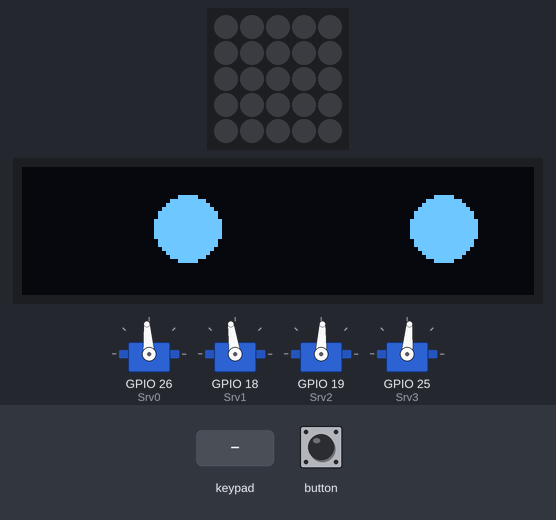
Bench run of a sketch on a simulated ESP32. Parts: 5×5 RGB LED matrix (first LED top left, wired row by row), 128×32 one-colour display, 4 × servo. The test bench sets the inputs (shaded band). Servo pulses on a pin are drawn as a servo (544–2400 µs = 0–180°).

Above: at 2.3 s.
2.4 s: key 'L' pressed
At 3.6 s:
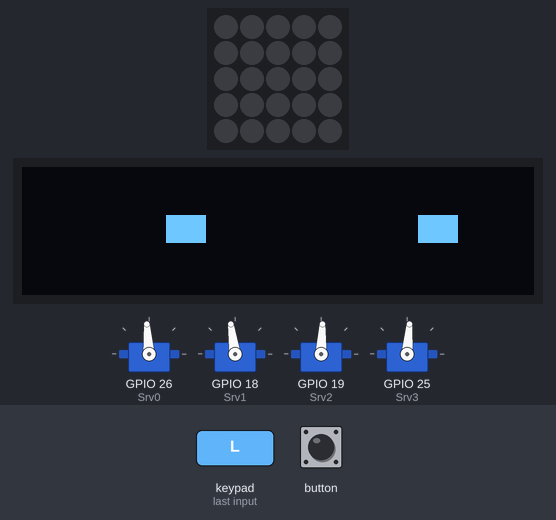
4.6 s: key 'R' pressed
At 5.12 s:
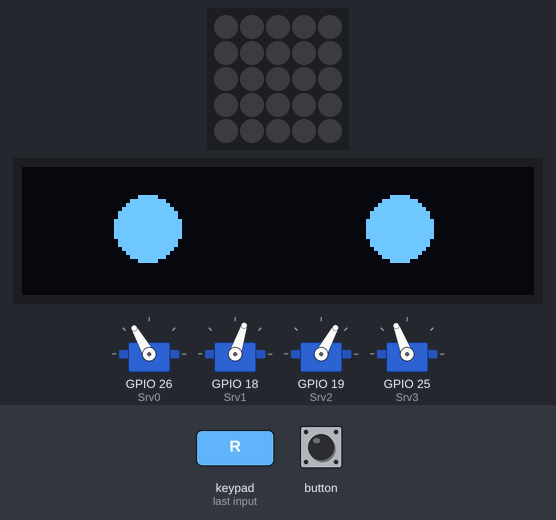
6.7 s: key 'X' pressed
At 6.85 s:
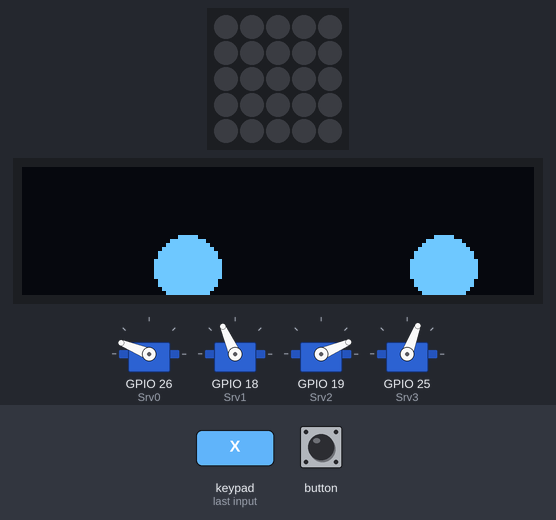
9.7 s: button pressed for 0.15 s
At 9.92 s:
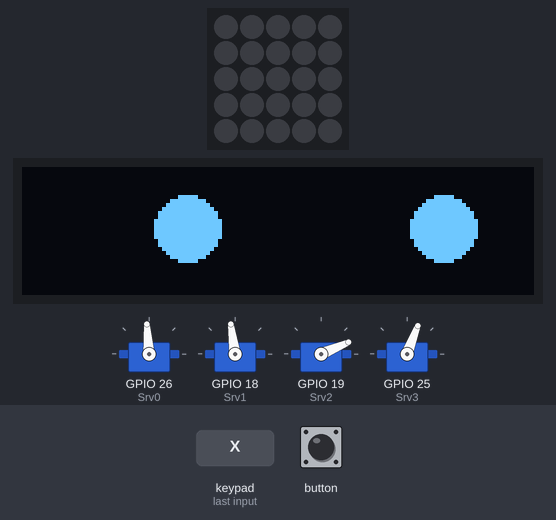
10.4 s: key 'T' pressed
At 10.81 s:
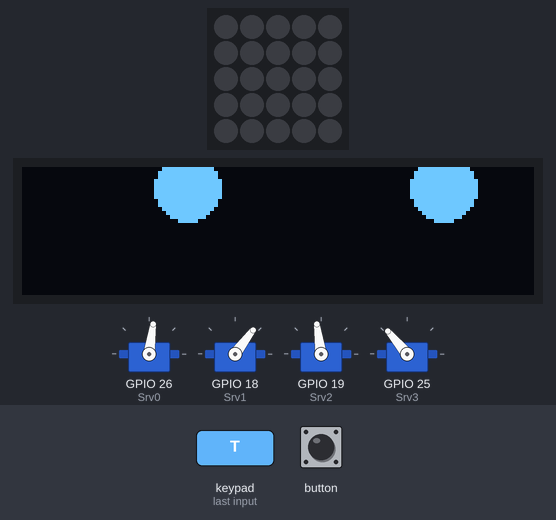
12.2 s: key 'U' pressed
At 12.57 s:
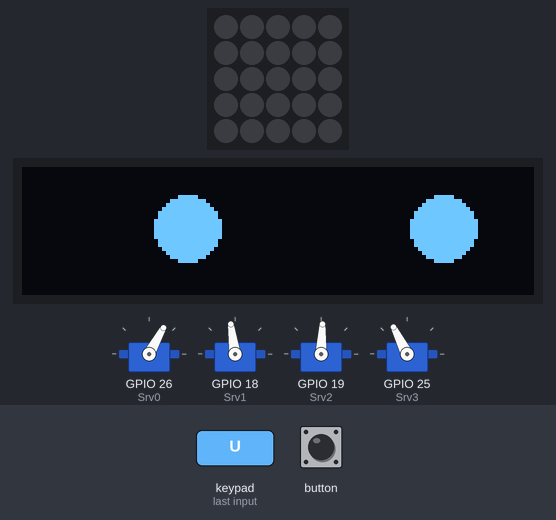
Timing chart, 0 to 15.2 s (numbered marks = the images above; inputs shaded):
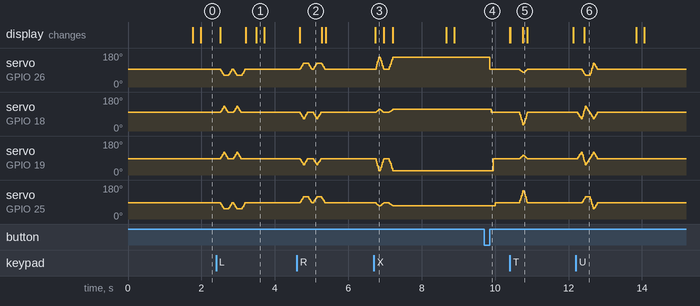

The sketch:

NX22_pico.ino
```cpp
#include "M5Atom.h"
#include <DabbleESP32.h>

#include <Adafruit_GFX.h>
#include <Adafruit_SSD1306.h> //別途「Adafruit BusIO」ライブラリ必要

// OLED設定
#define SCREEN_WIDTH 128  //OLED 幅指定
#define SCREEN_HEIGHT 32  //OLED 高さ指定
#define OLED_RESET -1     //リセット端子（未使用-1）

#define CUSTOM_SETTINGS
#define INCLUDE_GAMEPAD_MODULE

// I2Cに接続されたSSD1306用「display」の宣言
Adafruit_SSD1306 display(SCREEN_WIDTH, SCREEN_HEIGHT, &Wire, OLED_RESET);

// 変数宣言
int cnt = 0;  //ボタンを押した回数カウント用
// FastLED（CRGB構造体）設定
CRGB dispColor(uint8_t r, uint8_t g, uint8_t b) {
  return (CRGB)((r << 16) | (g << 8) | b);
}

const uint8_t Srv0 = 26; //GPIO Right Front
const uint8_t Srv1 = 18; //GPIO Right Back
const uint8_t Srv2 = 19; //GPIO Left Front
const uint8_t Srv3 = 25; //GPIO Left Back

const uint8_t srv_CH0 = 0, srv_CH1 = 1, srv_CH2 = 2, srv_CH3 = 3; //チャンネル
const double PWM_Hz = 50;   //PWM周波数
const uint8_t PWM_level = 14; //PWM 14bit(0～16384)

int pulseMIN = 410;  //0deg 500μsec 50Hz 14bit : PWM周波数(Hz) x 2^14(bit) x PWM時間(μs) / 10^6
int pulseMAX = 2048;  //180deg 2500μsec 50Hz 14bit : PWM周波数(Hz) x 2^14(bit) x PWM時間(μs) / 10^6

int cont_min = 0;
int cont_max = 180;

int angZero[] = {91,95,85,83}; //Trimming
int ang0[4];
int ang1[4];
int ang_b[4];
char ang_c[4];
float ts=100;  //100msごとに次のステップに移る
float td=10;   //20回で分割

int position_status = 0;

// Forward Step
int f_s[4][6]={
  {0,-30,30,0},
  {-30,30,-30,30},
  {-30,0,0,30},
  {30,-30,30,-30}};

// Back Step
int b_s[4][6]={
  {0,30,-30,0},
  {30,-30,30,-30},
  {30,0,0,-30},
  {-30,30,-30,30}};

// Left Turn_Step
int l_s[3][6]={
  {-30,30,30,-30},
  {-30,0,0,-30},
  {0,0,0,0}};

// Right Turn Step
int r_s[3][6]={
  {30,-30,-30,30},
  {30,0,0,30},
  {0,0,0,0}};

// Home position
int h_p[6]={0,0,0,0};

// Up Step
int u_s[6]={-15,-60,15,60};

// Down_Step
int d_s[6]={60,15,-60,-15};

// Right_Down_Step
int rd_s[6]={70,30,0,0};

// Left_Down_Step
int ld_s[6]={0,0,-70,-30};

int angry_state = 0;

void Initial_Value(){  //initial servo angle
  int cn = 50;
  for (int j=0; j <=3; j++){
    Srv_drive(j, angZero[j]);
    ang0[j] = angZero[j];
    ang1[j] = angZero[j];
    delay(cn);
  }
}

void face_clear(){
  display.clearDisplay();     //表示クリア
}

void face_center_eye(void *pvParameters){
  while(1)
  {
    face_clear();
    display.fillCircle(41, 15, 8, WHITE);      //円（塗り潰し）
    display.fillCircle(105, 15, 8, WHITE);      //円（塗り潰し）
    display.display();  //表示実行
    delay(1500);
    face_clear();
    display.fillRect(36, 12, 10, 7,WHITE);      //円（塗り潰し）
    display.fillRect(99, 12, 10, 7, WHITE);      //円（塗り潰し）
    display.display();  //表示実行
    delay(200);
  }
}

void face_center(){
  face_clear();
  display.fillCircle(41, 15, 8, WHITE);      //円（塗り潰し）
  display.fillCircle(105, 15, 8, WHITE);      //円（塗り潰し）
  display.display();  //表示実行
}

void face_up(){
  face_clear();
  display.fillCircle(41, 5, 8, WHITE);      //円（塗り潰し）
  display.fillCircle(105, 5, 8, WHITE);      //円（塗り潰し）
  display.display();  //表示実行
}

void face_down(){
  face_clear();
  display.fillCircle(41, 25, 8, WHITE);      //円（塗り潰し）
  display.fillCircle(105, 25, 8, WHITE);      //円（塗り潰し）
  display.display();  //表示実行
}

void face_right(){
  face_clear();
  display.fillCircle(31, 15, 8, WHITE);      //円（塗り潰し）
  display.fillCircle(94, 15, 8, WHITE);      //円（塗り潰し）
  display.display();  //表示実行
}

void face_left(){
  face_clear();
  display.fillCircle(51, 15, 8, WHITE);      //円（塗り潰し）
  display.fillCircle(115, 15, 8, WHITE);      //円（塗り潰し）
  display.display();  //表示実行
}

void Srv_drive(int srv_CH,int SrvAng){
  SrvAng = map(SrvAng, cont_min, cont_max, pulseMIN, pulseMAX);
  ledcWrite(srv_CH, SrvAng);
}


void servo_set(){
  int a[4],b[4];

  for (int j=0; j <=3 ; j++){
      a[j] = ang1[j] - ang0[j];
      b[j] = ang0[j];
      ang0[j] = ang1[j];
  }

  for (int k=0; k <=td ; k++){

      Srv_drive(srv_CH0, a[0]*float(k)/td+b[0]);
      Srv_drive(srv_CH1, a[1]*float(k)/td+b[1]);
      Srv_drive(srv_CH2, a[2]*float(k)/td+b[2]);
      Srv_drive(srv_CH3, a[3]*float(k)/td+b[3]);

      delay(ts/td);
  }
}

void forward_step()
{
  face_center();
  for (int i=0; i <=3 ; i++){
    for (int j=0; j <=3 ; j++){
      ang1[j] = angZero[j] + f_s[i][j];
    }
  servo_set();
  }
}

void back_step()
{
  face_center();
  for (int i=0; i <=3 ; i++){
    for (int j=0; j <=3 ; j++){
      ang1[j] = angZero[j] + b_s[i][j];
    }
  servo_set();
  }
}

void right_step()
{
  face_right();
  for (int i=0; i <=2 ; i++){
    for (int j=0; j <=3 ; j++){
      ang1[j] = angZero[j] + r_s[i][j];
    }
  servo_set();
  }
  face_center();
}

void left_step()
{
  face_left();
  for (int i=0; i <=2 ; i++){
    for (int j=0; j <=3 ; j++){
      ang1[j] = angZero[j] + l_s[i][j];
    }
  servo_set();
  }
  face_center();
}

void up_step()
{
  if(position_status == 0)
  {
    face_up();
    for (int j=0; j <=3 ; j++){
      ang1[j] = angZero[j] + u_s[j];
    }
    servo_set();
    position_status = 1;
  }
  else if(position_status == 1)
  {
    face_center();
    for (int j=0; j <=3 ; j++){
      ang1[j] = angZero[j] + h_p[j];
    }
    servo_set();
    position_status = 0;
  }
}

void down_step()
{
  if(position_status == 0)
  {
    face_down();
    for (int j=0; j <=3 ; j++){
      ang1[j] = angZero[j] + d_s[j];
    }
    servo_set();
    position_status = 1;
  }
  else if(position_status == 1)
  {
    face_center();
    for (int j=0; j <=3 ; j++){
      ang1[j] = angZero[j] + h_p[j];
    }
    servo_set();
    position_status = 0;
  }
}

void right_down_step()
{
  if(position_status == 0)
  {
    face_right();
    for (int j=0; j <=3 ; j++){
      ang1[j] = angZero[j] + rd_s[j];
    }
    servo_set();
    position_status = 1;
  }
  else if(position_status == 1)
  {
    face_center();
    for (int j=0; j <=3 ; j++){
      ang1[j] = angZero[j] + h_p[j];
    }
    servo_set();
    position_status = 0;
  }
}

void left_down_step()
{
  if(position_status == 0)
  {
    face_left();
    for (int j=0; j <=3 ; j++){
      ang1[j] = angZero[j] + ld_s[j];
    }
    servo_set();
    position_status = 1;
  }
  else if(position_status == 1)
  {
    face_center();
    for (int j=0; j <=3 ; j++){
      ang1[j] = angZero[j] + h_p[j];
    }
    servo_set();
    position_status = 0;
  }
}

void home_position()
{
  for (int j=0; j <=3 ; j++){
    ang1[j] = angZero[j] + h_p[j];
  }
  servo_set();
}

void setup() {
  Serial.begin(151200);
  M5.begin(false, false, true);
  Wire.begin(21, 22);   //Grove端子をI2C設定(SDA,SCL)

  // OLED初期設定
  if (!display.begin(SSD1306_SWITCHCAPVCC, 0x3C)) {
    Serial.println(F("SSD1306:0 allocation failed"));
    for (;;); //エラーなら無限ループ
  }
  // OLED表示設定
  display.setTextColor(SSD1306_WHITE);  //文字色

  //M5.Lcd.setRotation(4);
  Dabble.begin("M5StampPico");       //set bluetooth name of your device

  pinMode(Srv0, OUTPUT);
  pinMode(Srv1, OUTPUT);
  pinMode(Srv2, OUTPUT);
  pinMode(Srv3, OUTPUT);

  //モータのPWMのチャンネル、周波数の設定
  ledcSetup(srv_CH0, PWM_Hz, PWM_level);
  ledcSetup(srv_CH1, PWM_Hz, PWM_level);
  ledcSetup(srv_CH2, PWM_Hz, PWM_level);
  ledcSetup(srv_CH3, PWM_Hz, PWM_level);

  //モータのピンとチャンネルの設定
  ledcAttachPin(Srv0, srv_CH0);
  ledcAttachPin(Srv1, srv_CH1);
  ledcAttachPin(Srv2, srv_CH2);
  ledcAttachPin(Srv3, srv_CH3);

  face_center();

  Initial_Value();

  xTaskCreatePinnedToCore(face_center_eye, "face_center_eye", 4096, NULL, 1, NULL, 1);
}

void loop() {
  M5.update();

  if ( M5.Btn.wasReleased() ) {
    Initial_Value();
  }

  Dabble.processInput();             //this function is used to refresh data obtained from smartphone.Hence calling this function is mandatory in order to get data properly from your mobile.

  int a = GamePad.getAngle();
  int b = GamePad.getRadius();

  if (GamePad.isTrianglePressed())
  {
    up_step();
    //USBSerial.println("UP STEP");
  }

  if (GamePad.isCrossPressed())
  {
    down_step();
    //USBSerial.println("DOWN STEP");
  }

  if (GamePad.isCirclePressed())
  {
    right_down_step();
    //USBSerial.println("RIGHT DOWN STEP");
  }

  if (GamePad.isSquarePressed())
  {
    left_down_step();
    //USBSerial.println("LEFT DOWN STEP");
  }

  if ((position_status == 0)&&(b < 5))
  {
    home_position();
  }
  else if(b >=5)
  {
    if ((a >= 45)&&(a < 135))
    {
      forward_step();
    }
    if ((a >= 135)&&(a < 225))
    {
      left_step();
    }
    if ((a >= 225)&&(a < 315))
    {
      back_step();
    }
    if ((a >= 315)||(a < 45))
    {
      right_step();
    }
  }
  //delay(100);
}
```

Measured:
- after the input at 6.7 s, the display: changes at once (image 3)
- after the input at 9.7 s, servo on GPIO 26 (Srv0): 158° → 94° after 0.15 s; servo on GPIO 18 (Srv1): 114° → 98° after 0.20 s; servo on GPIO 19 (Srv2): 23° → 87° after 0.25 s; servo on GPIO 25 (Srv3): 69° → 85° after 0.30 s
- after the input at 10.4 s, servo on GPIO 19 (Srv2): rises from 87° to 104° in 0.08 s, then falls to 87° in 0.12 s; servo on GPIO 25 (Srv3): rises from 85° to 150° in 0.08 s, then falls to 85° in 0.12 s
